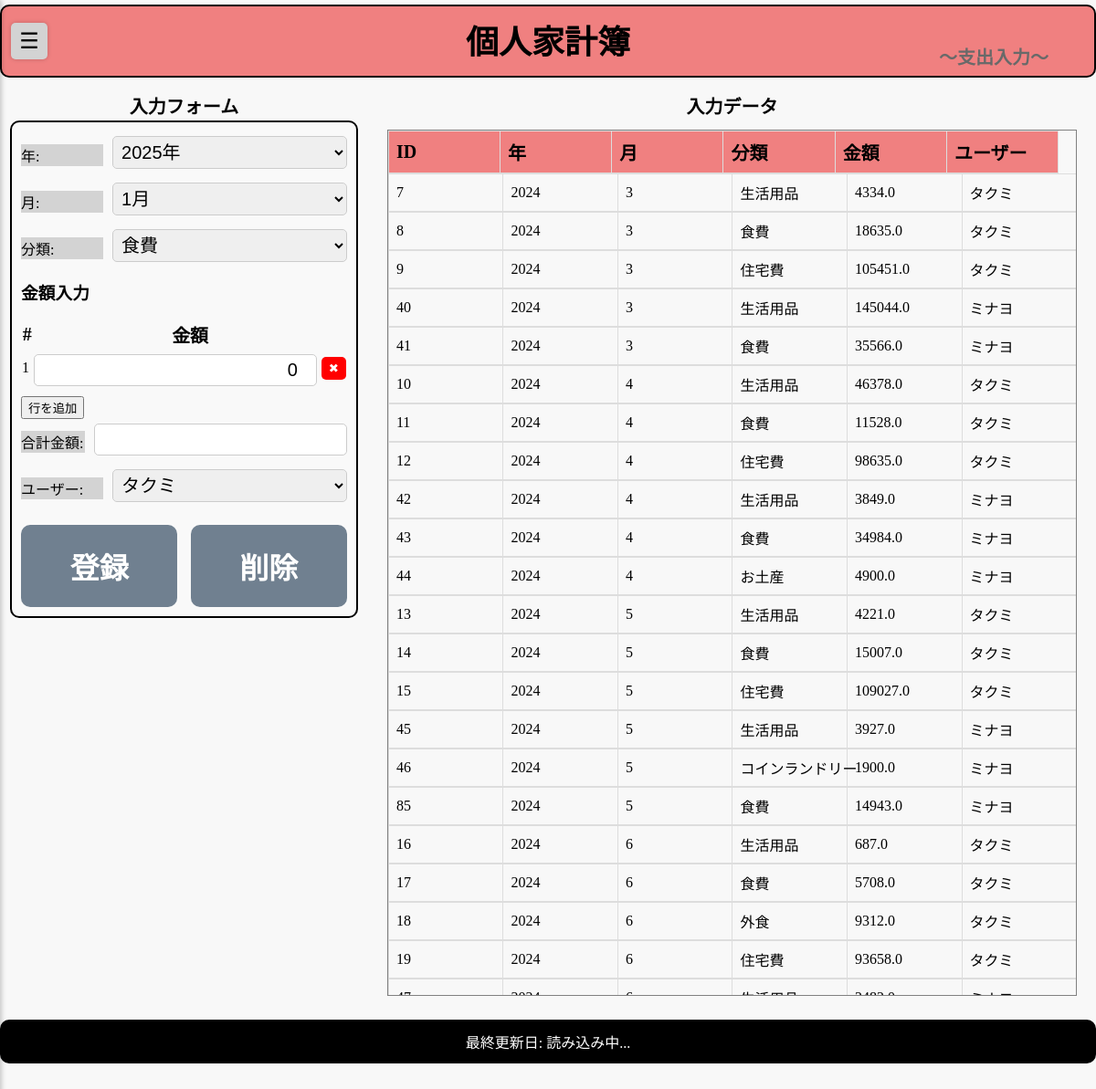
Screenshot of /input with the database file from the repository.
### tables this page shows
CREATE TABLE expenses (
    id INTEGER PRIMARY KEY AUTOINCREMENT,
    year INTEGER NOT NULL,
    month INTEGER NOT NULL,
    category TEXT NOT NULL,
    amount REAL NOT NULL,
    user TEXT NOT NULL
);

### app.py (the view)
@app.route("/input")
def input_page():
    conn = sqlite3.connect(DB_FILE)
    cursor = conn.cursor()
    cursor.execute("""
        SELECT id, year, month, category, amount, user
        FROM expenses
        ORDER BY year ASC, month ASC
        """)
    expenses = cursor.fetchall()
    conn.close()
    return render_template("input.html", expenses=expenses)

### app.py (called while the page is built)
def get_latest_year():
    conn = sqlite3.connect(DB_FILE)
    cursor = conn.cursor()
    cursor.execute("SELECT MAX(year) FROM expenses")  # 最大のyearを取得
    latest_year = cursor.fetchone()[0]  # 結果を取得
    conn.close()
    return latest_year if latest_year else 2024  # データがない場合はデフォルト2024

@app.before_request
def set_default_year():
    if "selected_year" not in session:
        session["selected_year"] = get_latest_year()  # 初期値をセット
    if "selected_category" not in session:
        session["selected_category"] = None  # カテゴリー初期値 すべて→None
    if "selected_user" not in session:
        session["selected_user"] = None  # ユーザー初期値 すべて→None

### templates/input.html (shortened to what this page needs)
<!DOCTYPE html>
<html>
<head>
    <link rel="stylesheet" type="text/css" href="{{ url_for('static', filename='style.css') }}">
    <link rel="stylesheet" type="text/css" href="{{ url_for('static', filename='input_screen.css') }}">
</head>
<body data-page="input">
    <div class="page_header">
        <button id="menu-toggle">&#9776;</button>
        <h1>個人家計簿</h1>
        <h2>～支出入力～</h2>
    </div>
    <div class="container">
        <table class="view_erea">
            <tr>
                <th>入力フォーム</th>
                <th>入力データ</th>
            </tr>
            <tr>
                <td id="form_erea">
                    <div class="input-form">
                        <form id="expense-form" action="/submit" method="POST">
                            <div class="form-group">
                                <label for="year">年:</label>
                                <select id="year" name="year">
                                    <script>
                                        // 現在の年から過去10年分を生成
                                        let currentYear = new Date().getFullYear();
                                        for (let i = currentYear; i >= currentYear - 5; i--) {
                                            document.write(`<option value="${i}">${i}年</option>`);
                                        }
                                    </script>
                                </select>
                            </div>
                            <div class="form-group">
                                <label for="month">月:</label>
                                <select id="month" name="month">
                                    <script>
                                        for (let i = 1; i <= 12; i++) {
                                            document.write(`<option value="${i}">${i}月</option>`);
                                        }
                                    </script>
                                </select>
                            </div>
                            <div class="form-group">
                                <label for="category">分類:</label>
                                <select id="category" name="category">
                                    <option value="食費">食費</option>
                                </select>
                            </div>
                            <h3>金額入力</h3>
                            <table id="expense-table">
                                <thead>
                                    <tr>
                                        <th>#</th>
                                        <th>金額</th>
                                    </tr>
                                </thead>
                                <tbody>
                                    <tr>
                                        <td>1</td>
                                        <td class="expense-cell">
                                            <input type="number" class="expense-input" min="0" value="0">
                                            <button class="delete-btn">✖</button>
                                        </td>
                                    </tr>
                                </tbody>
                            </table>
                            <button type="button" id="add-row">行を追加</button>
                            <div class="form-group">
                                <label for="amount">合計金額:</label>
                                <input type="number" id="amount" name="amount" min="0" readonly>
                            </div>
                            <div class="form-group">
                                <label for="user">ユーザー:</label>
                                <select id="user" name="user">
                                    <option value="タクミ">タクミ</option>
                                </select>
                            </div>
                            <button type="submit">登録</button>
                            <button type="button" id="data-delete">削除</button>
                        </form>
                    </div>
                </td>
                <td>
                    <div class="data-area">
                        <div class="data-table">
                            {% if expenses and expenses|length > 0 %}
                            <table border="1">
                                <thead>
                                    <tr>
                                        <th>ID</th>
                                        <th>年</th>
                                        <th>月</th>
                                        <th>分類</th>
                                        <th>金額</th>
                                        <th>ユーザー</th>
                                    </tr>
                                </thead>
                                <tbody>
                                    {% for expense in expenses %}
                                    <tr>
                                        <td>{{ expense[0] }}</td>
                                        <td>{{ expense[1] }}</td>
                                        <td>{{ expense[2] }}</td>
                                        <td>{{ expense[3] }}</td>
                                        <td>{{ expense[4] }}</td>
                                        <td>{{ expense[5] }}</td>
                                    </tr>
                                    {% endfor %}
                                </tbody>
                            </table>
                            {% else %}
                                <p>登録されたデータはありません</p>
                            {% endif %}
                            </table>
                        </div>
    <footer id="last-updated">最終更新日: 読み込み中...</footer>
</body>
</html>

### static/style.css (style rules this page uses)
body { display: flex; flex-direction: column; align-items: center; justify-content: flex-start; height: 100vh; margin: 0; background-color: #f8f8f8; }
body[data-page="input"] .page_header { background-color: lightcoral; }
.page_header { align-items: center; padding: 10px; background-color: lightblue; border-radius: 10px; position: relative; height: 80px; width: 100%; margin: 5px auto; border: 2px solid black; box-sizing: border-box; }
.page_header h1 { position: absolute; left: 50%; transform: translateX(-50%); margin: 0; font-size: 36px; text-align: center; white-space: nowrap; }
.page_header h2 { margin: 0; font-size: 20px; color: dimgrey; margin-left: auto; margin-top: 30px; padding-right: 40px; float: right; }
.container { display: table; width: 100%; margin: 0; vertical-align: top; overflow-x: auto; }
#menu-toggle { font-size: 24px; background: none; border: none; cursor: pointer; width: 40px; height: 40px; line-height: 40px; padding: 0; position: absolute; left: 10px; top: 50%; transform: translateY(-50%); z-index: 1000; background-color: lightgrey; border-radius: 5px; box-shadow: 0 0 5px rgba(0, 0, 0, 0.2); }
footer { width: 100%; max-width: 100vw; box-sizing: border-box; margin: 5px auto 0 auto; text-align: center; border: 2px solid black; background-color: black; color: white; border-radius: 10px; padding: 10px; }

### static/input_screen.css (style rules this page uses)
.view_erea th { font-size: 20px; font-weight: bold; }
#form_erea { vertical-align: top; }
.input-form { display: block; width: 95%; max-width: 600px; background-color: #f9f9f9; margin: 0 auto; border: 2px solid black; border-radius: 10px; padding: 10px; box-sizing: border-box; overflow: hidden; }
.input-form .form-group { display: flex; align-items: center; gap: 10px; margin-bottom: 10px; }
.input-form label { margin-top: 10px; text-align: left; font-size: 16px; width: 90px; background-color: lightgray; }
.input-form input, .input-form select { flex: 1; width: auto; max-width: 100%; padding: 5px; margin-top: 5px; font-size: 20px; border: 1px solid #ccc; border-radius: 5px; }
.expense-cell { display: flex; align-items: center; justify-content: space-between; gap: 5px; }
.expense-input { flex-grow: 1; text-align: right; padding: 5px; }
#amount { text-align: right; }
.delete-btn { background-color: red; color: white; border: none; padding: 5px 8px; cursor: pointer; border-radius: 5px; }
table { width: 100%; max-width: 100%; border-collapse: collapse; margin: 10px 0; }
button[type="submit"] { width: 48%; padding: 22px; font-size: 32px; font-weight: bold; background-color: slategray; color: white; border: none; border-radius: 10px; cursor: pointer; margin-top: 15px; float: left; }
#data-delete { width: 48%; padding: 22px; font-size: 32px; font-weight: bold; background-color: slategray; color: white; border: none; border-radius: 10px; cursor: pointer; margin-top: 15px; float: right; }
.data-table { width: 95%; border-collapse: collapse; table-layout: fixed; margin-left: 2.5%; }
.data-table thead { display: block; background-color: lightcoral; }
.data-table tbody { display: block; max-height: 900px; overflow-y: auto; width: 100%; }
.data-table tr { display: table; width: 100%; table-layout: fixed; }
.data-table th, .data-table td { padding: 8px; border: 1px solid #ddd; text-align: left; white-space: nowrap; }

### rows the page displays
expenses: id "7", year "2024", month "3", category "生活用品", amount "4334.0", user "タクミ"
expenses: id "8", year "2024", month "3", category "食費", amount "18635.0", user "タクミ"
expenses: id "9", year "2024", month "3", category "住宅費", amount "105451.0", user "タクミ"
expenses: id "40", year "2024", month "3", category "生活用品", amount "145044.0", user "ミナヨ"
expenses: id "41", year "2024", month "3", category "食費", amount "35566.0", user "ミナヨ"
expenses: id "10", year "2024", month "4", category "生活用品", amount "46378.0", user "タクミ"
expenses: id "11", year "2024", month "4", category "食費", amount "11528.0", user "タクミ"
expenses: id "12", year "2024", month "4", category "住宅費", amount "98635.0", user "タクミ"
expenses: id "42", year "2024", month "4", category "生活用品", amount "3849.0", user "ミナヨ"
expenses: id "43", year "2024", month "4", category "食費", amount "34984.0", user "ミナヨ"
expenses: id "44", year "2024", month "4", category "お土産", amount "4900.0", user "ミナヨ"
expenses: id "13", year "2024", month "5", category "生活用品", amount "4221.0", user "タクミ"
expenses: id "14", year "2024", month "5", category "食費", amount "15007.0", user "タクミ"
expenses: id "15", year "2024", month "5", category "住宅費", amount "109027.0", user "タクミ"
expenses: id "45", year "2024", month "5", category "生活用品", amount "3927.0", user "ミナヨ"
expenses: id "46", year "2024", month "5", category "コインランドリー", amount "1900.0", user "ミナヨ"
expenses: id "85", year "2024", month "5", category "食費", amount "14943.0", user "ミナヨ"
expenses: id "16", year "2024", month "6", category "生活用品", amount "687.0", user "タクミ"
expenses: id "17", year "2024", month "6", category "食費", amount "5708.0", user "タクミ"
expenses: id "18", year "2024", month "6", category "外食", amount "9312.0", user "タクミ"
expenses: id "19", year "2024", month "6", category "住宅費", amount "93658.0", user "タクミ"
